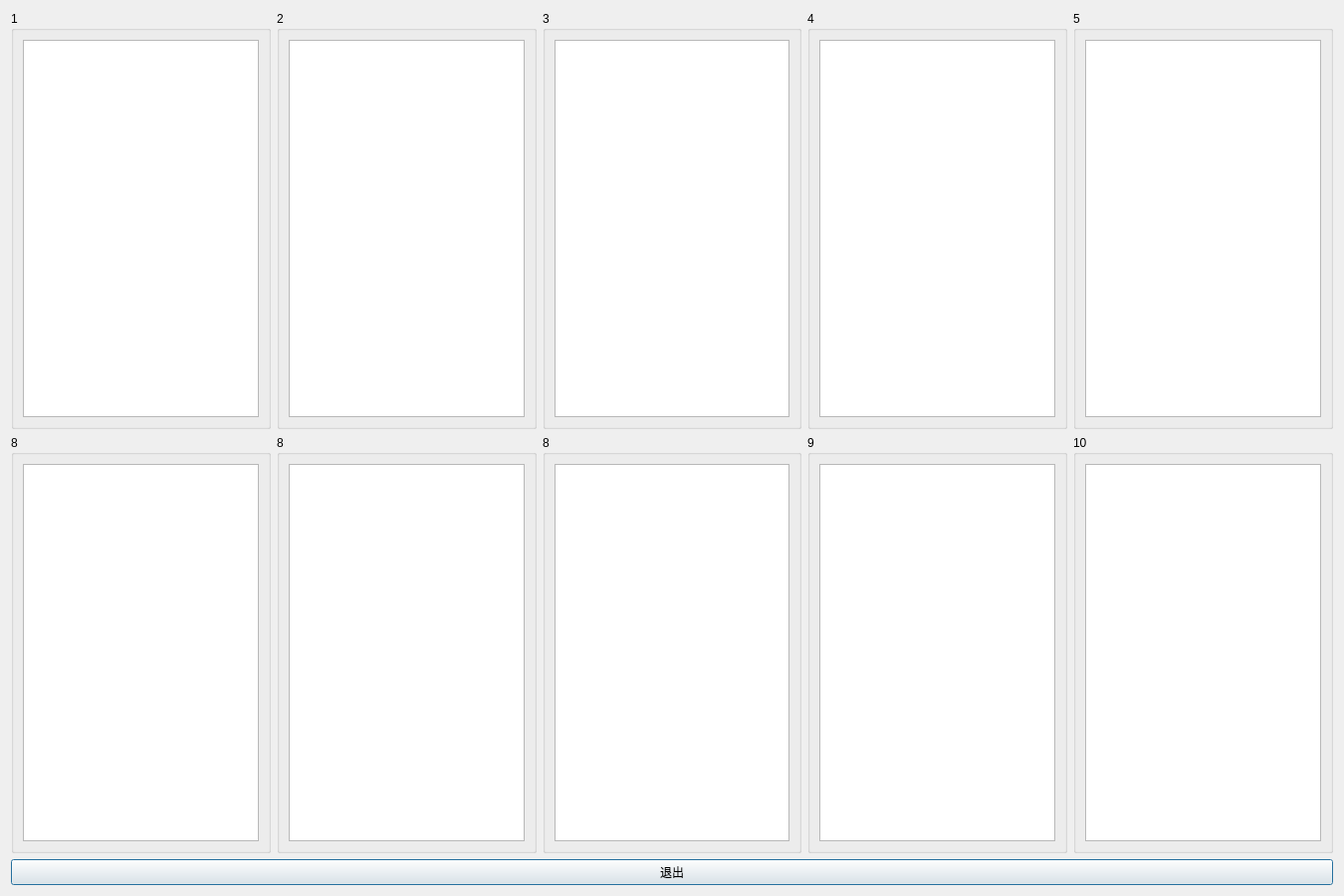
<?xml version="1.0" encoding="UTF-8"?>
<ui version="4.0">
 <class>LeaderBoard</class>
 <widget class="QDialog" name="LeaderBoard">
  <property name="geometry">
   <rect>
    <x>0</x>
    <y>0</y>
    <width>1350</width>
    <height>900</height>
   </rect>
  </property>
  <property name="minimumSize">
   <size>
    <width>1350</width>
    <height>900</height>
   </size>
  </property>
  <property name="maximumSize">
   <size>
    <width>1350</width>
    <height>900</height>
   </size>
  </property>
  <property name="windowTitle">
   <string>Dialog</string>
  </property>
  <layout class="QVBoxLayout" name="verticalLayout">
   <item>
    <layout class="QHBoxLayout" name="horizontalLayout_11">
     <item>
      <widget class="QGroupBox" name="groupBox_1">
       <property name="title">
        <string>1</string>
       </property>
       <layout class="QHBoxLayout" name="horizontalLayout">
        <item>
         <widget class="QTextBrowser" name="textBrowser_1"/>
        </item>
       </layout>
      </widget>
     </item>
     <item>
      <widget class="QGroupBox" name="groupBox_2">
       <property name="title">
        <string>2</string>
       </property>
       <layout class="QHBoxLayout" name="horizontalLayout_2">
        <item>
         <widget class="QTextBrowser" name="textBrowser_2"/>
        </item>
       </layout>
      </widget>
     </item>
     <item>
      <widget class="QGroupBox" name="groupBox_3">
       <property name="title">
        <string>3</string>
       </property>
       <layout class="QHBoxLayout" name="horizontalLayout_3">
        <item>
         <widget class="QTextBrowser" name="textBrowser_3"/>
        </item>
       </layout>
      </widget>
     </item>
     <item>
      <widget class="QGroupBox" name="groupBox_4">
       <property name="title">
        <string>4</string>
       </property>
       <layout class="QHBoxLayout" name="horizontalLayout_4">
        <item>
         <widget class="QTextBrowser" name="textBrowser_4"/>
        </item>
       </layout>
      </widget>
     </item>
     <item>
      <widget class="QGroupBox" name="groupBox_5">
       <property name="title">
        <string>5</string>
       </property>
       <layout class="QHBoxLayout" name="horizontalLayout_5">
        <item>
         <widget class="QTextBrowser" name="textBrowser_5"/>
        </item>
       </layout>
      </widget>
     </item>
    </layout>
   </item>
   <item>
    <layout class="QHBoxLayout" name="horizontalLayout_12">
     <item>
      <widget class="QGroupBox" name="groupBox_6">
       <property name="title">
        <string>8</string>
       </property>
       <layout class="QHBoxLayout" name="horizontalLayout_6">
        <item>
         <widget class="QTextBrowser" name="textBrowser_6"/>
        </item>
       </layout>
      </widget>
     </item>
     <item>
      <widget class="QGroupBox" name="groupBox_8">
       <property name="title">
        <string>8</string>
       </property>
       <layout class="QHBoxLayout" name="horizontalLayout_8">
        <item>
         <widget class="QTextBrowser" name="textBrowser_8"/>
        </item>
       </layout>
      </widget>
     </item>
     <item>
      <widget class="QGroupBox" name="groupBox_7">
       <property name="title">
        <string>8</string>
       </property>
       <layout class="QHBoxLayout" name="horizontalLayout_7">
        <item>
         <widget class="QTextBrowser" name="textBrowser_7"/>
        </item>
       </layout>
      </widget>
     </item>
     <item>
      <widget class="QGroupBox" name="groupBox_9">
       <property name="title">
        <string>9</string>
       </property>
       <layout class="QHBoxLayout" name="horizontalLayout_9">
        <item>
         <widget class="QTextBrowser" name="textBrowser_9"/>
        </item>
       </layout>
      </widget>
     </item>
     <item>
      <widget class="QGroupBox" name="groupBox_10">
       <property name="title">
        <string>10</string>
       </property>
       <layout class="QHBoxLayout" name="horizontalLayout_10">
        <item>
         <widget class="QTextBrowser" name="textBrowser_10"/>
        </item>
       </layout>
      </widget>
     </item>
    </layout>
   </item>
   <item>
    <widget class="QPushButton" name="pushButton">
     <property name="text">
      <string>退出</string>
     </property>
    </widget>
   </item>
  </layout>
 </widget>
 <resources/>
 <connections/>
</ui>
